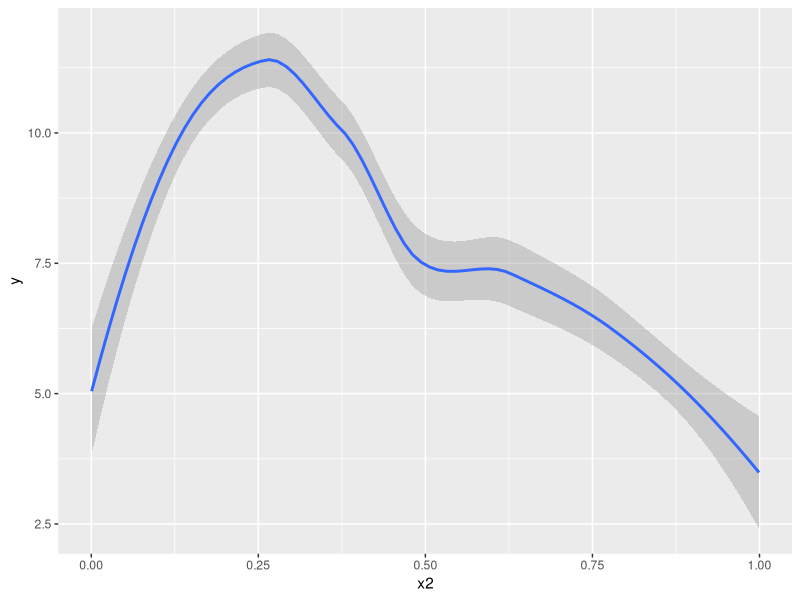

This chart was generated by the following R code:
## ---- chunk 1
knitr::opts_chunk$set(echo = FALSE)
## ---- chunk 2
library(tidyverse)
d = suppressMessages({mgcv::gamSim()})
ggplot(data=d, aes(x=x2, y=y)) +
  geom_smooth()
